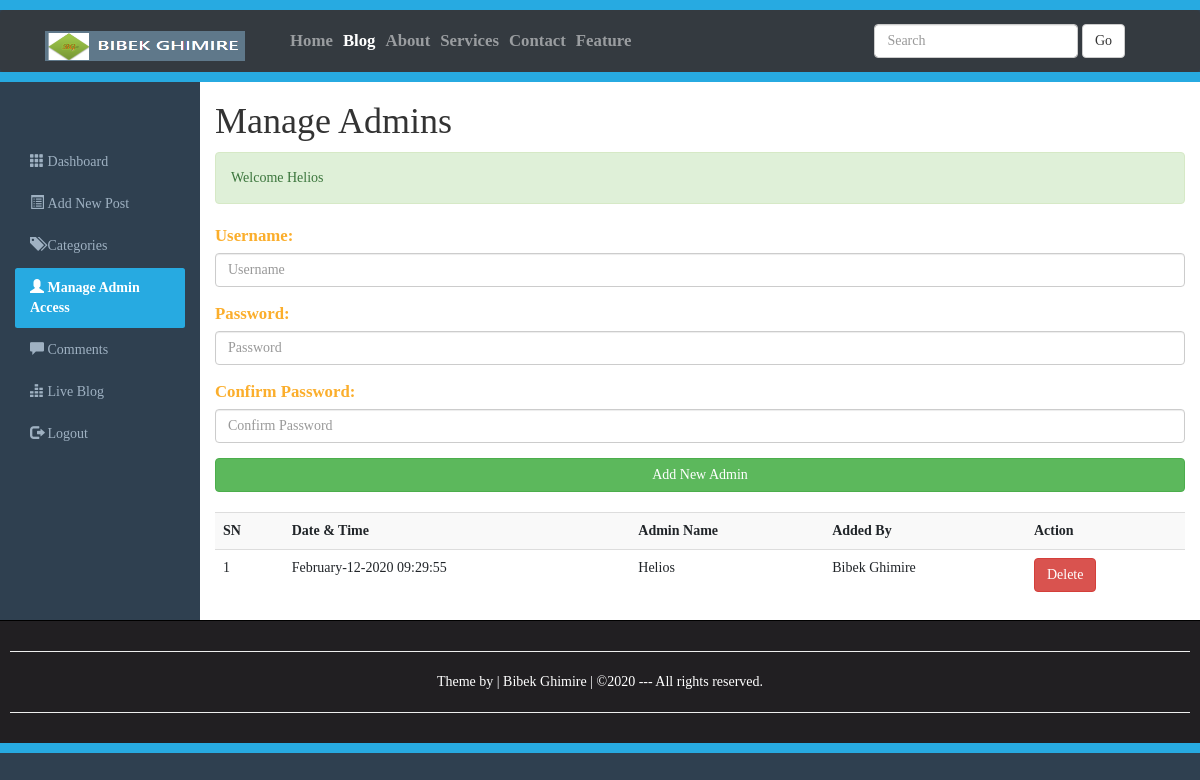
Page /Admins.php (signed in) on the committed database.
### tables this page shows
CREATE TABLE `registration` (
  `id` int(10) NOT NULL,
  `datetime` varchar(50) NOT NULL,
  `username` varchar(200) NOT NULL,
  `password` varchar(200) NOT NULL,
  `addedby` varchar(200) NOT NULL
);

### Admins.php (the view, shortened to what this page needs)
<?php require_once("include/session.php"); ?>
<!DOCTYPE html>
<html>
<head>
	<link rel="stylesheet" type="text/css" href="css/bootstrap.min.css">
    <link rel="stylesheet" href="https://maxcdn.bootstrapcdn.com/bootstrap/3.4.0/css/bootstrap.min.css">
	<link rel="stylesheet" type="text/css" href="css/adminstyles.css">
</head>
<body>
<div style="height:10px; background: #27aae1;"></div>
<nav class="navbar navbar-expand-sm bg-dark navbar-dark">
<div class="container">
	<div class="navbar-header">
  <a class="navbar-brand" href="blog.php">
    <img src="images/bg1.png" alt="logo" style="width:200px; height: 30px;">
  </a>
	</div>
  <div class="collapse navbar-collapse" id="collapse">
  <ul class="navbar-nav">
    <li class="nav-item">
      <a class="nav-link" href="#">Home</a>
    </li>
    <li class="nav-item">
      <a class="nav-link active" href="blog.php">Blog</a>
    </li>
    <li class="nav-item">
      <a class="nav-link" href="#">About</a>
    </li>
    <li class="nav-item">
      <a class="nav-link" href="#">Services</a>
    </li>
    <li class="nav-item">
      <a class="nav-link" href="#">Contact</a>
    </li>
    <li class="nav-item">
      <a class="nav-link" href="#">Feature</a>
    </li>
  </ul>
  <form action="blog.php" class="navbar-form float-right">
  	<div class="form-group">
  		<input type="text" name="search" class="form-control" placeholder="Search">
  	</div>
  	<button class="btn btn-default" name="SearchButton">Go</button>
  </form>
  </div>
</div>
</nav>
<div style="height:10px; background: #27aae1;" class="line"></div>
<div class="container-fluid">
	<div class="row">
		<div class="col-sm-2">
			<br><br><br>
			<ul id="side_menu" class="nav nav-pills nav-stacked">
				<li class="nav-item"><a class="nav-link" href="dashboard.php"><span class="glyphicon glyphicon-th"></span>&nbsp;Dashboard</a></li>
				<li class="nav-item"><a class="nav-link" href="NewPost.php"><span class="glyphicon glyphicon-list-alt"></span>&nbsp;Add New Post</a></li>
				<li class="nav-item"><a class="nav-link" href="categories.php"><span class="glyphicon glyphicon-tags"></span>&nbsp;Categories</a></li>
				<li class="nav-item active"><a class="nav-link" href="Admins.php"><span class="glyphicon glyphicon-user"></span>&nbsp;Manage Admin Access</a></li>
				<li class="nav-item"><a class="nav-link" href="comments.php"><span class="glyphicon glyphicon-comment"></span>&nbsp;Comments</a></li>
				<li class="nav-item"><a class="nav-link" href="#"><span class="glyphicon glyphicon-equalizer"></span>&nbsp;Live Blog</a></li>
				<li class="nav-item"><a class="nav-link" href="logout.php"><span class="glyphicon glyphicon-log-out"></span>&nbsp;Logout</a></li>
			</ul>
		</div>
		<div class="col-sm-10">
			<h1>Manage Admins</h1>
			<div><?php echo Message();
				echo successMessage();
			?></div>
			<div>
				<form action="Admins.php" method="POST">
					<fieldset>
						<div class="form-group">
							<label for="username"><span class="FieldInfo">Username:</span></label>
							<input class="form-control" type="text" name="username" id="username" placeholder="Username">
						</div>
						<div class="form-group">
							<label for="password"><span class="FieldInfo">Password:</span></label>
							<input class="form-control" type="password" name="password" id="password" placeholder="Password">
						</div>
						<div class="form-group">
							<label for="confirmPassword"><span class="FieldInfo">Confirm Password:</span></label>
							<input class="form-control" type="password" name="confirmPassword" id="confirmPassword" placeholder="Confirm Password">
						</div>
						<input type="submit" name="submit" value="Add New Admin" class="btn btn-success btn-block">
					</fieldset><br>
				</form>
			</div>
			<div class="table-responsive">
				<table class="table table-striped table-hover">
					<tr>
						<th>SN</th>
						<th>Date & Time</th>
						<th>Admin Name</th>
						<th>Added By</th>
						<th>Action</th>
					</tr>
					<?php
						global $connection;
						$viewQuery="SELECT * FROM registration ORDER BY datetime desc";
						$execute=mysqli_query($connection, $viewQuery);
						$SN=0;
						while($rows=mysqli_fetch_array($execute)) {
						$id = $rows['id'];
						$dateTime=$rows['datetime'];
						$AdminName=$rows['username'];
						$addedby=$rows['addedby'];
						$SN++;
						?>
						<tr>
							<td><?php echo $SN; ?></td>
							<td><?php echo $dateTime; ?></td>
							<td><?php echo $AdminName; ?></td>
							<td><?php echo $addedby; ?></td>
							<td><a class="btn btn-danger" href="deleteAdmin.php?id=<?php echo $id; ?>">Delete</a></td>
						</tr>
						<?php
					}
					 ?>
				</table>
			</div>
		</div>
	</div>
</div>
<div id="footer">
	<hr><p>Theme by | Bibek Ghimire | &copy;2020 --- All rights reserved.</p>
	<hr>
</div>
<div style="height: 10px; background: #27AAE1;"></div>
</body>
</html>

### css/adminstyles.css (style rules this page uses)
body { font-family: 'Comic Sans MS'; background-color: #2f4050; }
.navbar-nav li { font-weight: bold; font-family: 'Comic Sans MS'; font-size: 1.2em; }
.line { margin-top: -20px; }
.col-sm-10 { background-color: #ffffff; }
#side_menu a { color: #9fb1c2; }
#side_menu .active a { color: #ffffff; background-color: #27AAE1; font-weight: bold; }
#footer { padding: 10px; border-top: 1px solid black; color: white; background-color: #211f22; text-align: center; }

### Admins.php (style rules this page uses)
.FieldInfo { color: rgb(251, 174, 44); font-family: Bitter,Georgia,"Times New Roman",Times,Serif; font-size: 1.2em; }

### rows in the picture
registration: datetime "February-12-2020 09:29:55", username "Helios", addedby "Bibek Ghimire"

### other values in the picture
successMessage() "Welcome Helios"
